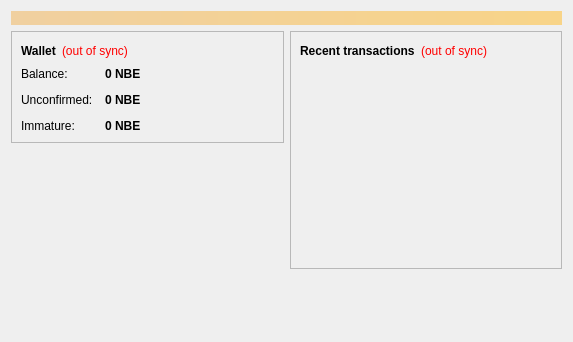
<?xml version="1.0" encoding="UTF-8"?>
<ui version="4.0">
 <class>OverviewPage</class>
 <widget class="QWidget" name="OverviewPage">
  <property name="geometry">
   <rect>
    <x>0</x>
    <y>0</y>
    <width>573</width>
    <height>342</height>
   </rect>
  </property>
  <property name="windowTitle">
   <string>Form</string>
  </property>
  <layout class="QVBoxLayout" name="topLayout">
   <item>
    <widget class="QLabel" name="labelAlerts">
     <property name="visible">
      <bool>false</bool>
     </property>
     <property name="styleSheet">
      <string notr="true">background-color: qlineargradient(x1: 0, y1: 0, x2: 1, y2: 0, stop:0 #F0D0A0, stop:1 #F8D488); color:#000000;</string>
     </property>
     <property name="wordWrap">
      <bool>true</bool>
     </property>
     <property name="margin">
      <number>3</number>
     </property>
    </widget>
   </item>
   <item>
    <layout class="QHBoxLayout" name="horizontalLayout" stretch="1,1">
     <item>
      <layout class="QVBoxLayout" name="verticalLayout_2">
       <item>
        <widget class="QFrame" name="frame">
         <property name="frameShape">
          <enum>QFrame::StyledPanel</enum>
         </property>
         <property name="frameShadow">
          <enum>QFrame::Raised</enum>
         </property>
         <layout class="QVBoxLayout" name="verticalLayout_4">
          <item>
           <layout class="QHBoxLayout" name="horizontalLayout_4">
            <item>
             <widget class="QLabel" name="label_5">
              <property name="font">
               <font>
                <weight>75</weight>
                <bold>true</bold>
               </font>
              </property>
              <property name="text">
               <string>Wallet</string>
              </property>
             </widget>
            </item>
            <item>
             <widget class="QLabel" name="labelWalletStatus">
              <property name="toolTip">
               <string>The displayed information may be out of date. Your wallet automatically synchronizes with the BITCENTAVO network after a connection is established, but this process has not completed yet.</string>
              </property>
              <property name="styleSheet">
               <string notr="true">QLabel { color: red; }</string>
              </property>
              <property name="text">
               <string notr="true">(out of sync)</string>
              </property>
              <property name="alignment">
               <set>Qt::AlignLeading|Qt::AlignLeft|Qt::AlignVCenter</set>
              </property>
             </widget>
            </item>
            <item>
             <spacer name="horizontalSpacer_2">
              <property name="orientation">
               <enum>Qt::Horizontal</enum>
              </property>
              <property name="sizeHint" stdset="0">
               <size>
                <width>40</width>
                <height>20</height>
               </size>
              </property>
             </spacer>
            </item>
           </layout>
          </item>
          <item>
           <layout class="QFormLayout" name="formLayout_2">
            <property name="fieldGrowthPolicy">
             <enum>QFormLayout::AllNonFixedFieldsGrow</enum>
            </property>
            <property name="horizontalSpacing">
             <number>12</number>
            </property>
            <property name="verticalSpacing">
             <number>12</number>
            </property>
            <item row="0" column="0">
             <widget class="QLabel" name="label">
              <property name="text">
               <string>Balance:</string>
              </property>
             </widget>
            </item>
            <item row="0" column="1">
             <widget class="QLabel" name="labelBalance">
              <property name="font">
               <font>
                <weight>75</weight>
                <bold>true</bold>
               </font>
              </property>
              <property name="cursor">
               <cursorShape>IBeamCursor</cursorShape>
              </property>
              <property name="toolTip">
               <string>Your current balance</string>
              </property>
              <property name="text">
               <string notr="true">0 NBE</string>
              </property>
              <property name="textInteractionFlags">
               <set>Qt::LinksAccessibleByMouse|Qt::TextSelectableByKeyboard|Qt::TextSelectableByMouse</set>
              </property>
             </widget>
            </item>
            <item row="1" column="0">
             <widget class="QLabel" name="label_3">
              <property name="text">
               <string>Unconfirmed:</string>
              </property>
             </widget>
            </item>
            <item row="1" column="1">
             <widget class="QLabel" name="labelUnconfirmed">
              <property name="font">
               <font>
                <weight>75</weight>
                <bold>true</bold>
               </font>
              </property>
              <property name="cursor">
               <cursorShape>IBeamCursor</cursorShape>
              </property>
              <property name="toolTip">
               <string>Total of transactions that have yet to be confirmed, and do not yet count toward the current balance</string>
              </property>
              <property name="text">
               <string notr="true">0 NBE</string>
              </property>
              <property name="textInteractionFlags">
               <set>Qt::LinksAccessibleByMouse|Qt::TextSelectableByKeyboard|Qt::TextSelectableByMouse</set>
              </property>
             </widget>
            </item>
            <item row="2" column="0">
             <widget class="QLabel" name="labelImmatureText">
              <property name="text">
               <string>Immature:</string>
              </property>
             </widget>
            </item>
            <item row="2" column="1">
             <widget class="QLabel" name="labelImmature">
              <property name="font">
               <font>
                <weight>75</weight>
                <bold>true</bold>
               </font>
              </property>
              <property name="toolTip">
               <string>Mined balance that has not yet matured</string>
              </property>
              <property name="text">
               <string notr="true">0 NBE</string>
              </property>
              <property name="textInteractionFlags">
               <set>Qt::LinksAccessibleByMouse|Qt::TextSelectableByKeyboard|Qt::TextSelectableByMouse</set>
              </property>
             </widget>
            </item>
           </layout>
          </item>
         </layout>
        </widget>
       </item>
       <item>
        <spacer name="verticalSpacer">
         <property name="orientation">
          <enum>Qt::Vertical</enum>
         </property>
         <property name="sizeHint" stdset="0">
          <size>
           <width>20</width>
           <height>40</height>
          </size>
         </property>
        </spacer>
       </item>
      <item>
         <widget class="QLabel" name="coinimage">
          <property name="text">
           <string/>
          </property>
          <property name="pixmap">
           <pixmap resource="../bitcoin.qrc">:/icons/bitcoin</pixmap>
          </property>
          <property name="scaledContents">
           <bool>false</bool>
          </property>
          <property name="alignment">
           <set>Qt::AlignCenter</set>
          </property>
          <property name="margin">
           <number>-2</number>
          </property>
         </widget>
        </item>
      </layout>
     </item>
     <item>
      <layout class="QVBoxLayout" name="verticalLayout_3">
       <item>
        <widget class="QFrame" name="frame_2">
         <property name="frameShape">
          <enum>QFrame::StyledPanel</enum>
         </property>
         <property name="frameShadow">
          <enum>QFrame::Raised</enum>
         </property>
         <layout class="QVBoxLayout" name="verticalLayout">
          <item>
           <layout class="QHBoxLayout" name="horizontalLayout_2">
            <item>
             <widget class="QLabel" name="label_4">
              <property name="text">
               <string>&lt;b&gt;Recent transactions&lt;/b&gt;</string>
              </property>
             </widget>
            </item>
            <item>
             <widget class="QLabel" name="labelTransactionsStatus">
              <property name="toolTip">
               <string>The displayed information may be out of date. Your wallet automatically synchronizes with the BITCENTAVO network after a connection is established, but this process has not completed yet.</string>
              </property>
              <property name="styleSheet">
               <string notr="true">QLabel { color: red; }</string>
              </property>
              <property name="text">
               <string notr="true">(out of sync)</string>
              </property>
              <property name="alignment">
               <set>Qt::AlignRight|Qt::AlignTrailing|Qt::AlignVCenter</set>
              </property>
             </widget>
            </item>
            <item>
             <spacer name="horizontalSpacer">
              <property name="orientation">
               <enum>Qt::Horizontal</enum>
              </property>
              <property name="sizeHint" stdset="0">
               <size>
                <width>40</width>
                <height>20</height>
               </size>
              </property>
             </spacer>
            </item>
           </layout>
          </item>
          <item>
           <widget class="QListView" name="listTransactions">
            <property name="styleSheet">
             <string notr="true">QListView { background: transparent; }</string>
            </property>
            <property name="frameShape">
             <enum>QFrame::NoFrame</enum>
            </property>
            <property name="verticalScrollBarPolicy">
             <enum>Qt::ScrollBarAlwaysOff</enum>
            </property>
            <property name="horizontalScrollBarPolicy">
             <enum>Qt::ScrollBarAlwaysOff</enum>
            </property>
            <property name="selectionMode">
             <enum>QAbstractItemView::NoSelection</enum>
            </property>
           </widget>
          </item>
         </layout>
        </widget>
       </item>
       <item>
        <spacer name="verticalSpacer_2">
         <property name="orientation">
          <enum>Qt::Vertical</enum>
         </property>
         <property name="sizeHint" stdset="0">
          <size>
           <width>20</width>
           <height>40</height>
          </size>
         </property>
        </spacer>
       </item>
      </layout>
     </item>
    </layout>
   </item>
  </layout>
 </widget>
 <resources/>
 <connections/>
</ui>
